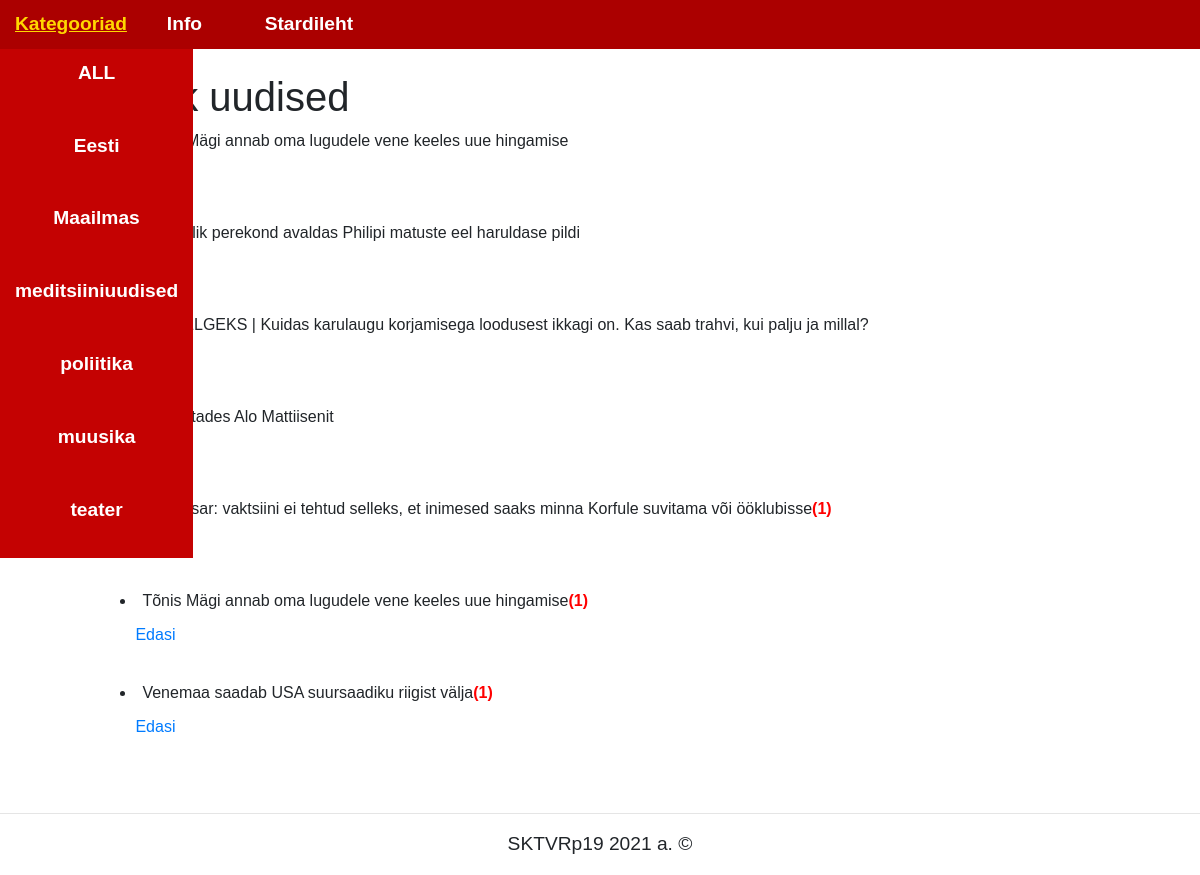
Screenshot of /all with the database file from the repository.
### tables this page shows
CREATE TABLE `category` (
  `id` int(11) NOT NULL,
  `name` varchar(50) NOT NULL
);

CREATE TABLE `news` (
  `id` int(11) NOT NULL,
  `title` varchar(255) NOT NULL,
  `text` text NOT NULL,
  `picture` blob NOT NULL,
  `category_id` int(11) NOT NULL,
  `user_id` int(11) NOT NULL
);

### Controller/Controller.php (called while the page is built, shortened)
<?php
class Controller {
	public static function AllCategory() {
		$arr = Category::getAllCategory();
		include_once 'view/category.php';
	}
	public static function AllNews() {
		$arr = News::getAllNews();
		include_once 'view/allnews.php';
	}
	public static function CommentsCount($newsid)  {
		$arr = Comments::getCommentsCountByNewsID($newsid);
		ViewComments::CommentsCount($arr);
	}
}
?>

### route/routing.php (called while the page is built)
<?php
$host = explode('?', $_SERVER['REQUEST_URI'])[0];
$num = substr_count($host, '/');
$path = explode('/', $host) [$num];
if ($path == '' OR $path == 'index' OR $path == 'index.php') {
$response = Controller::StartSite();
}
elseif($path == 'all')  {
$response = Controller::AllNews();
}
elseif($path == 'category' and isset($_GET['id'])) {
$response = Controller::NewsByCatID($_GET['id']);
}
elseif($path == 'news' and isset($_GET['id'])) {
$response = Controller::NewsByID($_GET['id']);
}
elseif($path == 'insertcomment' and isset($_GET['comment'],$_GET['id']))
{
	$response = Controller::InsertComment($_GET['comment'],$_GET['id']);
}
else{
$response = Controller::error404();
}
 ?>

### index.php (called while the page is built, shortened)
<?php
include_once 'inc/Database.php';
require 'model/Category.php';
require 'model/News.php';
require 'model/Comments.php';
include_once 'view/news.php';
include_once 'view/comments.php';
include_once 'controller/Controller.php';
include_once 'route/routing.php';
?>

### inc/Database.php (called while the page is built, shortened)
<?php
class database{
	private $conn;
	private $host;
	private $user;
	private $password;
	private $baseName;
	function __construct() {
		$this->host = 'localhost';
		$this->user = 'root';
		$this->password = '';
		$this->baseName = 'n1';
	}
	function connect() {
		if(!$this->conn) {
			try {
			$this->conn = new PDO('mysql:host='.$this->host.';dbname='.$this->baseName.'',$this->user, $this->password,
	        array (PDO::MYSQL_ATTR_INIT_COMMAND =>  'SET NAMES utf8'));
			}
			catch  (Exception $e) {
			die('Connection failed : ' . $e->getMessage());
			}
		return $this->conn;
}
}
	function disconnect() {
		if ($this->conn) {
			$this->conn = null;
		}
	}
	function getOne($query) {
		$stmt = $this->conn->prepare ($query);
		$stmt->execute();
		$stmt->setFetchMode(PDO::FETCH_ASSOC);
		$response = $stmt->fetch();
		return $response;
	}
	function  getAll($query) {
		$stmt = $this->conn->prepare ($query);
		$stmt->execute();
		$stmt->setFetchMode(PDO::FETCH_ASSOC);
		$response = $stmt->fetchAll();
		return $response;
	}
}
?>

### model/News.php (called while the page is built, shortened)
<?php
class News{
public static function getAllNews() {
$query = "SELECT * FROM news ORDER BY id DESC " ;
$db = new Database();
$arr = $db->getAll($query);
return $arr;
}
}
?>

### model/Comments.php (called while the page is built, shortened)
<?php
class Comments{
	public static function getCommentsCountByNewsID($id) {
		$query = "SELECT count(id) as 'count' FROM comments WHERE news_id=".(string)$id;
		$db = new Database();
		$c = $db->getOne($query);
		return $c;
}
  }
?>

### model/Category.php (called while the page is built)
<?php
 class Category
 {
  public static function getAllCategory()
  {
  $query = "SELECT * FROM category";
  $db = new Database();
  $arr = $db->getAll($query);
  return $arr;
  }
 }
 ?>

### view/news.php (the view, shortened to what this page needs)
<?php
class ViewNews
{
public static function AllNews($arr){
foreach ($arr as $value) {
echo "<li>".$value['title'];
Controller::CommentsCount($value['id']);
echo "<a href ='news?id=".$value['id']."'>Edasi</a></li><br>";
}
}
}
?>

### view/allnews.php (shortened to what this page needs)
<h1>Kõik uudised</h1>
<br>
<?php
ViewNews::AllNews($arr);
$content = ob_get_clean();
include_once 'view/layout.php';

### view/comments.php (shortened to what this page needs)
<?php
class ViewComments {
    public static function CommentsCount($value) {
    if ($value['count']>0) {
    echo '<b><font color="red">('.$value['count'].')</font></b>';
        }
    }
}
?>

### view/layout.php (shortened to what this page needs)
<!DOCTYPE html>
<html>
   <head>
             <link rel="stylesheet"  href="https://stackpath.bootstrapcdn.com/bootstrap/4.3.1/css/bootstrap.min.css"
             integrity=
            "sha384-ggOyR0iXCbMQv3Xipma34MD+dH/1fQ784/j6cY/iJTQUOhcWr7x9JvoRxT2MZw1T"
>
             <link rel="stylesheet" type="text/css" href="style.css">
   </head>
   <body>
<nav class="one">
  <ul class="topmenu">
  <li><a href="#">Kategooriad<i class="fa fa-angle-down"></i></a>
      <ul class="submenu">
      <?php
            Controller::AllCategory();
        ?>
      </ul>
   </li>
   <li><a href="testError">Info</a></li>
   <li><a href="./">Stardileht</a></li>
   </ul>
</nav>
<section>
    <div class = 'divBox'>
         <?php
         if(isset($content)) {
             echo $content;
         }
        else{
            echo '<h1>Content is gone!</h1>';
         }
         ?>
     </div>
</section>
       <hr>
       <p style="display: block; text-align:center;">SKTVRp19 2021 a. &copy</p>
     </body>
</html>

### view/category.php
<?php
echo "<li class='submenuunit'><a href='all'>ALL</a></li><br>";
foreach ($arr as $value) {
echo "<li class='submenuunit'>
<a href='category?id=".$value['id']."'>".$value['name'].'</a>
</li>
<br>';
}
?>

### style.css (style rules this page uses)
body { margin:0; font-family: Arial; }
nav { width: 100%; margin: auto; padding: auto; }
ul { list-style: none; margin: 0; padding: 0; }
.topmenu > li { display: inline-block; margin-right: auto; position: relative; width: 10%; padding: auto; text-align: center; }
.topmenu > li:last-child { margin-right: 0; }
.divBox { width: 85%; margin-left: 20px; }
a { display: block; padding: 10px 15px; text-decoration: none; outline: none; transition: .5s linear; }
.fa { font-family: "FontAwesome"; color: inherit; padding-left: 10px; }
.submenu { position: absolute; top: 100%; left: 0; width: auto; z-index: 10; transition: 0.5s ease-in-out; text-align: center; }
.one ul { background: #AB0000; }
.one ul a { color: white; font-weight: 600; font-size: 1.2em; }
.one .submenu { display: none; background: #c40202; }
.submenuunit { height: auto; width: 100%; }
section { padding: 2%; display: flex; align-content: center; justify-content: center; }
p { word-wrap: break-word; display: flex; font-size: 1.2rem; }
h1 { width: auto; display: inline-block; }

### rows the page displays
category: name "Eesti"
category: name "Maailmas"
category: name "meditsiiniuudised"
category: name "poliitika"
category: name "muusika"
category: name "teater"
news: title "Tõnis Mägi annab oma lugudele vene keeles uue hingamise"
news: title "Kuninglik perekond avaldas Philipi matuste eel haruldase pildi"
news: title "ASI SELGEKS | Kuidas karulaugu korjamisega loodusest ikkagi on. Kas saab trahvi, kui palju ja millal?"
news: title "Meenutades Alo Mattiisenit"
news: title "Irja Lutsar: vaktsiini ei tehtud selleks, et inimesed saaks minna Korfule suvitama või ööklubisse", count "1"
news: title "Tõnis Mägi annab oma lugudele vene keeles uue hingamise", count "1"
news: title "Venemaa saadab USA suursaadiku riigist välja", count "1"
